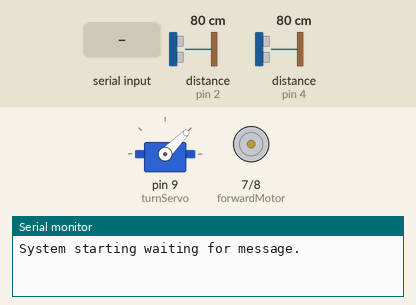
A program run on a simulated Arduino Uno, built with avr-gcc and run on an emulated ATmega328P. Shown: servo, motor-driver pin pairs drawn as motors (green arrow = first pin HIGH = forward, orange = second pin HIGH = backward, longer = more drive, scaled by the enable pin), the last lines printed to the serial monitor. Wiring (inferred from the names in the program): 2 × ultrasonic range finder: trigger pin 3, echo pin 2 / trigger pin 5, echo pin 4. The test bench sets the inputs (shaded band); at power-on: distance to the obstacle (sensors on pin 2, pin 4) 80 cm. The echo pulse lasts 58.3 µs per cm.

Above: at 1.2 s.
1.3 s: "<90 45 200>" received over the second serial link
At 2.5 s:
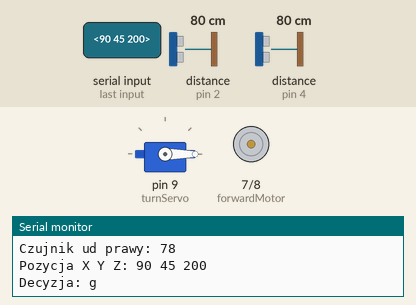
2.9 s: distance to the obstacle (sensor on pin 2) set to 32 cm
4.4 s: distance to the obstacle (sensor on pin 2) set to 27 cm
At 5.5 s:
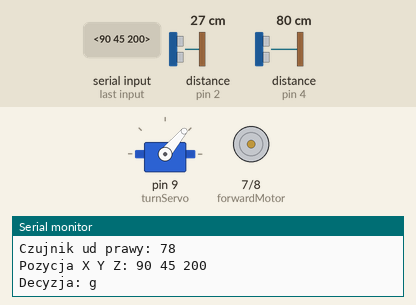
5.9 s: distance to the obstacle (sensor on pin 2) set to 2 cm
At 7.1 s:
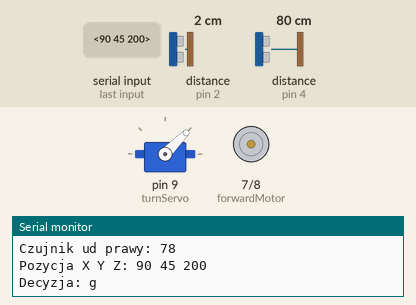
7.4 s: distance to the obstacle (sensor on pin 2) set to 35 cm
At 7.9 s:
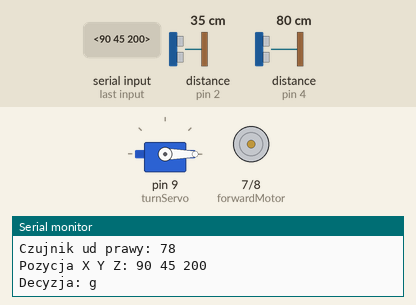
8.9 s: distance to the obstacle (sensor on pin 4) set to 33 cm
10.4 s: distance to the obstacle (sensor on pin 4) set to 27 cm
At 11.0 s:
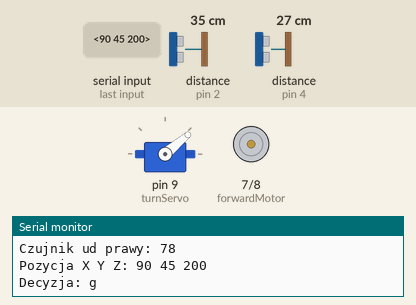
Timing chart, 0 to 12.9 s (numbered marks = the images above; inputs shaded):
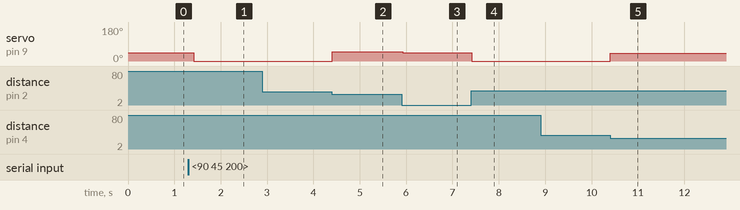

Measured:
- the behaviour switches between 31 and 30 cm on distance to the obstacle (sensor on pin 2) (found by bisection; images 1 and 2)
- the behaviour switches between 31 and 30 cm on distance to the obstacle (sensor on pin 4) (found by bisection; images 4 and 5)
- after the input at 1.3 s, servo on pin 9 (turnServo): 45° → 0° after 0.12 s
- after the input at 2.9 s, every drawn part: stays the same
- after the input at 4.4 s, servo on pin 9 (turnServo): 0° → 50° at once
- after the input at 5.9 s, servo on pin 9 (turnServo): 50° → 45° at once
- after the input at 7.4 s, servo on pin 9 (turnServo): 45° → 0° at once
- after the input at 8.9 s, every drawn part: stays the same
- after the input at 10.4 s, servo on pin 9 (turnServo): 0° → 40° at once

The program:

main.cpp
```cpp
#include <Arduino.h>
#include <SoftwareSerial.h>
#include <stdio.h>
#include <stdlib.h>
#include <string.h>
#include <Servo.h>

#define leftEchoPin 2 //definiowanie pinow
#define leftTrigPin 3
#define rightEchoPin 4
#define rightTrigPin 5
#define speedMotor 6 //0-1023
#define forwardMotor 7
#define backwardMotor 8
#define turnServo 9

Servo myservo;

SoftwareSerial BTserial(10, 11); //TX RX nadanie nazwy i utworzenie portu do komunikacji z telefonem

int whereX, whereY, whereZ, turnDir;
int leftDistance, rightDistance;
float moveSpeed;
long leftDuration, rightDuration;
const int resetServo = 45;

const byte numChars = 32;
char receivedChars[numChars];
char tempChars[numChars];
boolean newData = false;

unsigned long lastTimeCheck = 0;
unsigned long timeCheck;

int correction = 0;

void setup() //pierwsze uruchomienie
{
  Serial.begin(9600);
  Serial.println("System starting waiting for message.");
  BTserial.begin(9600); //inicjalizacja portu do komunikacji z telefonem

  pinMode(leftTrigPin, OUTPUT); //definiowanie przeznaczenia pinow
  pinMode(leftEchoPin, INPUT);
  pinMode(rightTrigPin, OUTPUT);
  pinMode(rightEchoPin, INPUT);
  pinMode(speedMotor, OUTPUT);
  pinMode(forwardMotor, OUTPUT);
  pinMode(backwardMotor, OUTPUT);
  myservo.attach(turnServo);
  digitalWrite(leftTrigPin, LOW);
  digitalWrite(rightTrigPin, LOW);
  myservo.write(resetServo); //resetowanie pojazdu
  digitalWrite(forwardMotor, LOW);
  digitalWrite(backwardMotor, LOW);
  analogWrite(speedMotor, LOW);
}

char checkCollision() //sprawdzanie kolizji zwracając odpowiednio
{
  digitalWrite(leftTrigPin, HIGH);
  delayMicroseconds(10);
  digitalWrite(leftTrigPin, LOW);
  leftDuration = pulseIn(leftEchoPin, HIGH);
  leftDistance = leftDuration * 0.034 / 2; //odległość od lewego czujnika, wynik w cm

  digitalWrite(rightTrigPin, HIGH);
  delayMicroseconds(10);
  digitalWrite(rightTrigPin, LOW);
  rightDuration = pulseIn(rightEchoPin, HIGH);
  rightDistance = rightDuration * 0.034 / 2; //odległość od prawego czujnika, wynik w cm

  if (leftDistance < 30 && leftDistance > 10 && rightDistance >= 30)
  {
    return 'l'; //skrec w prawo
  }
  else if (leftDistance >= 30 && rightDistance < 30 && rightDistance > 10)
  {
    return 'r'; //skrec w lewo
  }
  else if ((leftDistance < 30 && rightDistance < 30) || rightDistance < 10 || leftDistance < 10)
  {
    return 's'; //stop, zatrzmaj sie
  }
  else
    return 'g'; //go, jedz - brak przeszkod
}

void recvWithStartEndMarkers() {
    static boolean recvInProgress = false;
    static byte ndx = 0;
    char startMarker = '<';
    char endMarker = '>';
    char rc;

    while (BTserial.available() > 0 && newData == false) {
        rc = BTserial.read();

        if (recvInProgress == true) {
            if (rc != endMarker) {
                receivedChars[ndx] = rc;
                ndx++;
                if (ndx >= numChars) {
                    ndx = numChars - 1;
                }
            }
            else {
                receivedChars[ndx] = '\0';
                recvInProgress = false;
                ndx = 0;
                newData = true;
            }
        }

        else if (rc == startMarker) {
            recvInProgress = true;
        }
    }
}

void parseData() {

    char * strtokIndx;

    strtokIndx = strtok(tempChars," ");
    whereX = atoi(strtokIndx);

    strtokIndx = strtok(NULL, " ");
    whereY = atoi(strtokIndx);

    strtokIndx = strtok(NULL, " ");
    whereZ = atoi(strtokIndx);

}

void showData() {
  Serial.print("Czujnik ud lewy: ");
  Serial.println(leftDistance);
  Serial.print("Czujnik ud prawy: ");
  Serial.println(rightDistance);
  Serial.print("Pozycja X Y Z: ");
  Serial.print(whereX);
  Serial.print(" ");
  Serial.print(whereY);
  Serial.print(" ");
  Serial.print(whereZ);
  Serial.println();
  Serial.print("Decyzja: ");
  Serial.println(checkCollision());
}

int speedControlF()
{
  if(whereZ == 1){
    moveSpeed = 1023 * (1/3);
  } else if(whereZ == 2){
    moveSpeed = 1023 * (2/3);
  } else if(whereZ == 3){
    moveSpeed = 1023 * (4/5);
  }
  return moveSpeed;
}

int speedControlB()
{
  if(whereZ == -1){
    moveSpeed = 1023 * (1/2);
  }
  return moveSpeed;
}

int turnControlL()
{
  if(whereX == -1){
    turnDir = 42;
  } else if(whereX == -2){
    turnDir = 38;
  } else if(whereX == -3){
    turnDir = 34;
  } else if(whereX == -4){
    turnDir = 30;
  } else if(whereX == -5){
    turnDir = 28;
  }
  return turnDir;
}

int turnControlR()
{
    if(whereX == 1){
    turnDir = 48;
  } else if(whereX == 2){
    turnDir = 52;
  } else if(whereX == 3){
    turnDir = 56;
  } else if(whereX == 4){
    turnDir = 60;
  } else if(whereX == 5){
    turnDir = 62;
  }
  return turnDir;
}

void driveMotor()
{
  if (whereZ > 0) //do przodu
  {
    digitalWrite(forwardMotor, HIGH);
    digitalWrite(backwardMotor, LOW);
    analogWrite(speedMotor, speedControlF());
  }
  else if (whereZ < 0) //do tyłu
  {
    digitalWrite(forwardMotor, LOW);
    digitalWrite(backwardMotor, HIGH);
    analogWrite(speedMotor, speedControlB());
  }
  else  //cel dogoniony
  {
    digitalWrite(forwardMotor, LOW);
    digitalWrite(backwardMotor, LOW);
    analogWrite(speedMotor, LOW);
    moveSpeed = 0;
  }

  if (whereX > 0){ //w prawo
    myservo.write(turnControlR());
  } else if (whereX < 0){ //w lewo
    myservo.write(turnControlL());
  } else {
    myservo.write(resetServo);
  }
}

void correctionCalc(int distance){
  if (distance < 30 && distance >= 20){
      correction = 5;
  } else if (distance < 20 && distance > 10) {
      correction = 10;
  }
}

void collisionAvoid()
{
  if (checkCollision() == 'l') //skrec w lewo
  {
    analogWrite(speedMotor, speedControlF() * 0.5);
    correctionCalc(leftDistance);
    myservo.write(resetServo + correction);
  }
  else if (checkCollision() == 'r') //skrec w prawo
  {
    analogWrite(speedMotor, speedControlF() * 0.5);
    correctionCalc(rightDistance);
    myservo.write(resetServo - correction);
  }
  else if (checkCollision() == 's') //STOP AWARYJNY
  {
    myservo.write(resetServo);
    digitalWrite(forwardMotor, LOW);
    digitalWrite(backwardMotor, LOW);
    analogWrite(speedMotor, LOW);
    moveSpeed = 0;
  }
}

void loop() {
    recvWithStartEndMarkers();
    if (newData == true) {
        strcpy(tempChars, receivedChars);
        parseData();
        newData = false;
        showData();

    }
    checkCollision();
    collisionAvoid();
    if (checkCollision() == 'g')
      driveMotor();
}
```
